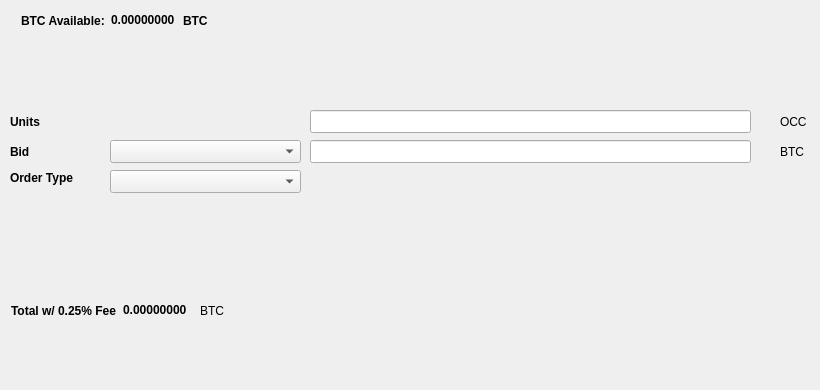
   <widget class="QWidget" name="BuyTab">
    <attribute name="title">
     <string>Buy</string>
    </attribute>
    <widget class="QtMaterialFlatButton" name="BuyOCC" native="true">
     <property name="geometry">
      <rect>
       <x>30</x>
       <y>330</y>
       <width>131</width>
       <height>23</height>
      </rect>
     </property>
     <property name="text" stdset="0">
      <string>Buy OCC</string>
     </property>
     <property name="icon" stdset="0">
      <iconset resource="../onecommas.qrc">
       <normaloff>:/icons/bitcoin</normaloff>:/icons/bitcoin</iconset>
     </property>
    </widget>
    <widget class="QLabel" name="label_3">
     <property name="geometry">
      <rect>
       <x>10</x>
       <y>110</y>
       <width>46</width>
       <height>23</height>
      </rect>
     </property>
     <property name="font">
      <font>
       <weight>75</weight>
       <bold>true</bold>
      </font>
     </property>
     <property name="text">
      <string>Units</string>
     </property>
    </widget>
    <widget class="QLineEdit" name="UnitsInput">
     <property name="geometry">
      <rect>
       <x>310</x>
       <y>110</y>
       <width>441</width>
       <height>23</height>
      </rect>
     </property>
     <property name="font">
      <font>
       <pointsize>9</pointsize>
       <weight>75</weight>
       <bold>true</bold>
      </font>
     </property>
    </widget>
    <widget class="QLineEdit" name="BuyBidPriceEdit">
     <property name="geometry">
      <rect>
       <x>310</x>
       <y>140</y>
       <width>441</width>
       <height>23</height>
      </rect>
     </property>
     <property name="font">
      <font>
       <pointsize>9</pointsize>
       <weight>75</weight>
       <bold>true</bold>
      </font>
     </property>
    </widget>
    <widget class="QLabel" name="label_4">
     <property name="geometry">
      <rect>
       <x>780</x>
       <y>110</y>
       <width>31</width>
       <height>23</height>
      </rect>
     </property>
     <property name="text">
      <string>OCC</string>
     </property>
    </widget>
    <widget class="QLabel" name="label_5">
     <property name="geometry">
      <rect>
       <x>780</x>
       <y>140</y>
       <width>31</width>
       <height>23</height>
      </rect>
     </property>
     <property name="text">
      <string>BTC</string>
     </property>
    </widget>
    <widget class="QLabel" name="label_6">
     <property name="geometry">
      <rect>
       <x>10</x>
       <y>140</y>
       <width>46</width>
       <height>23</height>
      </rect>
     </property>
     <property name="font">
      <font>
       <weight>75</weight>
       <bold>true</bold>
      </font>
     </property>
     <property name="text">
      <string>Bid</string>
     </property>
    </widget>
    <widget class="QLabel" name="label_7">
     <property name="geometry">
      <rect>
       <x>10</x>
       <y>170</y>
       <width>91</width>
       <height>16</height>
      </rect>
     </property>
     <property name="font">
      <font>
       <weight>75</weight>
       <bold>true</bold>
      </font>
     </property>
     <property name="text">
      <string>Order Type</string>
     </property>
    </widget>
    <widget class="QtMaterialFlatButton" name="Buy_Max_Amount" native="true">
     <property name="geometry">
      <rect>
       <x>110</x>
       <y>110</y>
       <width>191</width>
       <height>23</height>
      </rect>
     </property>
     <property name="font">
      <font>
       <pointsize>10</pointsize>
      </font>
     </property>
     <property name="text" stdset="0">
      <string>Max</string>
     </property>
    </widget>
    <widget class="QComboBox" name="BuyBidcomboBox">
     <property name="geometry">
      <rect>
       <x>110</x>
       <y>140</y>
       <width>191</width>
       <height>23</height>
      </rect>
     </property>
     <property name="font">
      <font>
       <pointsize>10</pointsize>
      </font>
     </property>
    </widget>
    <widget class="QComboBox" name="buyOrdertypeCombo">
     <property name="geometry">
      <rect>
       <x>110</x>
       <y>170</y>
       <width>191</width>
       <height>23</height>
      </rect>
     </property>
     <property name="font">
      <font>
       <pointsize>10</pointsize>
      </font>
     </property>
    </widget>
    <widget class="QWidget" name="layoutWidget1">
     <property name="geometry">
      <rect>
       <x>21</x>
       <y>11</y>
       <width>227</width>
       <height>19</height>
      </rect>
     </property>
     <layout class="QHBoxLayout" name="horizontalLayout_3">
      <item>
       <widget class="QLabel" name="label232">
        <property name="font">
         <font>
          <weight>75</weight>
          <bold>true</bold>
         </font>
        </property>
        <property name="text">
         <string>BTC Available:</string>
        </property>
       </widget>
      </item>
      <item>
       <widget class="QLabel" name="BtcAvailableLbl">
        <property name="palette">
         <palette>
          <active>
           <colorrole role="WindowText">
            <brush brushstyle="SolidPattern">
             <color alpha="255">
              <red>0</red>
              <green>0</green>
              <blue>0</blue>
             </color>
            </brush>
           </colorrole>
           <colorrole role="Button">
            <brush brushstyle="SolidPattern">
             <color alpha="255">
              <red>0</red>
              <green>170</green>
              <blue>0</blue>
             </color>
            </brush>
           </colorrole>
           <colorrole role="Light">
            <brush brushstyle="SolidPattern">
             <color alpha="255">
              <red>0</red>
              <green>255</green>
              <blue>0</blue>
             </color>
            </brush>
           </colorrole>
           <colorrole role="Midlight">
            <brush brushstyle="SolidPattern">
             <color alpha="255">
              <red>0</red>
              <green>212</green>
              <blue>0</blue>
             </color>
            </brush>
           </colorrole>
           <colorrole role="Dark">
            <brush brushstyle="SolidPattern">
             <color alpha="255">
              <red>0</red>
              <green>85</green>
              <blue>0</blue>
             </color>
            </brush>
           </colorrole>
           <colorrole role="Mid">
            <brush brushstyle="SolidPattern">
             <color alpha="255">
              <red>0</red>
              <green>113</green>
              <blue>0</blue>
             </color>
            </brush>
           </colorrole>
           <colorrole role="Text">
            <brush brushstyle="SolidPattern">
             <color alpha="255">
              <red>0</red>
              <green>170</green>
              <blue>0</blue>
             </color>
            </brush>
           </colorrole>
           <colorrole role="BrightText">
            <brush brushstyle="SolidPattern">
             <color alpha="255">
              <red>255</red>
              <green>255</green>
              <blue>255</blue>
             </color>
            </brush>
           </colorrole>
           <colorrole role="ButtonText">
            <brush brushstyle="SolidPattern">
             <color alpha="255">
              <red>0</red>
              <green>0</green>
              <blue>0</blue>
             </color>
            </brush>
           </colorrole>
           <colorrole role="Base">
            <brush brushstyle="SolidPattern">
             <color alpha="255">
              <red>255</red>
              <green>255</green>
              <blue>255</blue>
             </color>
            </brush>
           </colorrole>
           <colorrole role="Window">
            <brush brushstyle="SolidPattern">
             <color alpha="255">
              <red>0</red>
              <green>170</green>
              <blue>0</blue>
             </color>
            </brush>
           </colorrole>
           <colorrole role="Shadow">
            <brush brushstyle="SolidPattern">
             <color alpha="255">
              <red>0</red>
              <green>0</green>
              <blue>0</blue>
             </color>
            </brush>
           </colorrole>
           <colorrole role="AlternateBase">
            <brush brushstyle="SolidPattern">
             <color alpha="255">
              <red>127</red>
              <green>212</green>
              <blue>127</blue>
             </color>
            </brush>
           </colorrole>
           <colorrole role="ToolTipBase">
            <brush brushstyle="SolidPattern">
             <color alpha="255">
              <red>255</red>
              <green>255</green>
              <blue>220</blue>
             </color>
            </brush>
           </colorrole>
           <colorrole role="ToolTipText">
            <brush brushstyle="SolidPattern">
             <color alpha="255">
              <red>0</red>
              <green>0</green>
              <blue>0</blue>
             </color>
            </brush>
           </colorrole>
          </active>
          <inactive>
           <colorrole role="WindowText">
            <brush brushstyle="SolidPattern">
             <color alpha="255">
              <red>0</red>
              <green>0</green>
              <blue>0</blue>
             </color>
            </brush>
           </colorrole>
           <colorrole role="Button">
            <brush brushstyle="SolidPattern">
             <color alpha="255">
              <red>0</red>
              <green>170</green>
              <blue>0</blue>
             </color>
            </brush>
           </colorrole>
           <colorrole role="Light">
            <brush brushstyle="SolidPattern">
             <color alpha="255">
              <red>0</red>
              <green>255</green>
              <blue>0</blue>
             </color>
            </brush>
           </colorrole>
           <colorrole role="Midlight">
            <brush brushstyle="SolidPattern">
             <color alpha="255">
              <red>0</red>
              <green>212</green>
              <blue>0</blue>
             </color>
            </brush>
           </colorrole>
           <colorrole role="Dark">
            <brush brushstyle="SolidPattern">
             <color alpha="255">
              <red>0</red>
              <green>85</green>
              <blue>0</blue>
             </color>
            </brush>
           </colorrole>
           <colorrole role="Mid">
            <brush brushstyle="SolidPattern">
             <color alpha="255">
              <red>0</red>
              <green>113</green>
              <blue>0</blue>
             </color>
            </brush>
           </colorrole>
           <colorrole role="Text">
            <brush brushstyle="SolidPattern">
             <color alpha="255">
              <red>0</red>
              <green>170</green>
              <blue>0</blue>
             </color>
            </brush>
           </colorrole>
           <colorrole role="BrightText">
            <brush brushstyle="SolidPattern">
             <color alpha="255">
              <red>255</red>
              <green>255</green>
              <blue>255</blue>
             </color>
            </brush>
           </colorrole>
           <colorrole role="ButtonText">
            <brush brushstyle="SolidPattern">
             <color alpha="255">
              <red>0</red>
              <green>0</green>
              <blue>0</blue>
             </color>
            </brush>
           </colorrole>
           <colorrole role="Base">
            <brush brushstyle="SolidPattern">
             <color alpha="255">
              <red>255</red>
              <green>255</green>
              <blue>255</blue>
             </color>
            </brush>
           </colorrole>
           <colorrole role="Window">
            <brush brushstyle="SolidPattern">
             <color alpha="255">
              <red>0</red>
              <green>170</green>
              <blue>0</blue>
             </color>
            </brush>
           </colorrole>
           <colorrole role="Shadow">
            <brush brushstyle="SolidPattern">
             <color alpha="255">
              <red>0</red>
              <green>0</green>
              <blue>0</blue>
             </color>
            </brush>
           </colorrole>
           <colorrole role="AlternateBase">
            <brush brushstyle="SolidPattern">
             <color alpha="255">
              <red>127</red>
              <green>212</green>
              <blue>127</blue>
             </color>
            </brush>
           </colorrole>
           <colorrole role="ToolTipBase">
            <brush brushstyle="SolidPattern">
             <color alpha="255">
              <red>255</red>
              <green>255</green>
              <blue>220</blue>
             </color>
            </brush>
           </colorrole>
           <colorrole role="ToolTipText">
            <brush brushstyle="SolidPattern">
             <color alpha="255">
              <red>0</red>
              <green>0</green>
              <blue>0</blue>
             </color>
            </brush>
           </colorrole>
          </inactive>
          <disabled>
           <colorrole role="WindowText">
            <brush brushstyle="SolidPattern">
             <color alpha="255">
              <red>0</red>
              <green>85</green>
              <blue>0</blue>
             </color>
            </brush>
           </colorrole>
           <colorrole role="Button">
            <brush brushstyle="SolidPattern">
             <color alpha="255">
              <red>0</red>
              <green>170</green>
              <blue>0</blue>
             </color>
            </brush>
           </colorrole>
           <colorrole role="Light">
            <brush brushstyle="SolidPattern">
             <color alpha="255">
              <red>0</red>
              <green>255</green>
              <blue>0</blue>
             </color>
            </brush>
           </colorrole>
           <colorrole role="Midlight">
            <brush brushstyle="SolidPattern">
             <color alpha="255">
              <red>0</red>
              <green>212</green>
              <blue>0</blue>
             </color>
            </brush>
           </colorrole>
           <colorrole role="Dark">
            <brush brushstyle="SolidPattern">
             <color alpha="255">
              <red>0</red>
              <green>85</green>
              <blue>0</blue>
             </color>
            </brush>
           </colorrole>
           <colorrole role="Mid">
            <brush brushstyle="SolidPattern">
             <color alpha="255">
              <red>0</red>
              <green>113</green>
              <blue>0</blue>
             </color>
            </brush>
           </colorrole>
           <colorrole role="Text">
            <brush brushstyle="SolidPattern">
             <color alpha="255">
              <red>0</red>
              <green>85</green>
              <blue>0</blue>
             </color>
            </brush>
           </colorrole>
           <colorrole role="BrightText">
            <brush brushstyle="SolidPattern">
             <color alpha="255">
              <red>255</red>
              <green>255</green>
              <blue>255</blue>
             </color>
            </brush>
           </colorrole>
           <colorrole role="ButtonText">
            <brush brushstyle="SolidPattern">
             <color alpha="255">
              <red>0</red>
              <green>85</green>
              <blue>0</blue>
             </color>
            </brush>
           </colorrole>
           <colorrole role="Base">
            <brush brushstyle="SolidPattern">
             <color alpha="255">
              <red>0</red>
              <green>170</green>
              <blue>0</blue>
             </color>
            </brush>
           </colorrole>
           <colorrole role="Window">
            <brush brushstyle="SolidPattern">
             <color alpha="255">
              <red>0</red>
              <green>170</green>
              <blue>0</blue>
             </color>
            </brush>
           </colorrole>
           <colorrole role="Shadow">
            <brush brushstyle="SolidPattern">
             <color alpha="255">
              <red>0</red>
              <green>0</green>
              <blue>0</blue>
             </color>
            </brush>
           </colorrole>
           <colorrole role="AlternateBase">
            <brush brushstyle="SolidPattern">
             <color alpha="255">
              <red>0</red>
              <green>170</green>
              <blue>0</blue>
             </color>
            </brush>
           </colorrole>
           <colorrole role="ToolTipBase">
            <brush brushstyle="SolidPattern">
             <color alpha="255">
              <red>255</red>
              <green>255</green>
              <blue>220</blue>
             </color>
            </brush>
           </colorrole>
           <colorrole role="ToolTipText">
            <brush brushstyle="SolidPattern">
             <color alpha="255">
              <red>0</red>
              <green>0</green>
              <blue>0</blue>
             </color>
            </brush>
           </colorrole>
          </disabled>
         </palette>
        </property>
        <property name="font">
         <font>
          <weight>75</weight>
          <bold>true</bold>
         </font>
        </property>
        <property name="text">
         <string>0.00000000</string>
        </property>
        <property name="textInteractionFlags">
         <set>Qt::LinksAccessibleByMouse|Qt::TextSelectableByKeyboard|Qt::TextSelectableByMouse</set>
        </property>
       </widget>
      </item>
      <item>
       <widget class="QLabel" name="BtcAvailableLbl_2">
        <property name="font">
         <font>
          <weight>75</weight>
          <bold>true</bold>
         </font>
        </property>
        <property name="text">
         <string>BTC</string>
        </property>
       </widget>
      </item>
     </layout>
    </widget>
    <widget class="QWidget" name="layoutWidge2">
     <property name="geometry">
      <rect>
       <x>11</x>
       <y>301</y>
       <width>259</width>
       <height>19</height>
      </rect>
     </property>
     <layout class="QHBoxLayout" name="horizontalLayout_4">
      <item>
       <widget class="QLabel" name="label_9">
        <property name="font">
         <font>
          <weight>75</weight>
          <bold>true</bold>
         </font>
        </property>
        <property name="text">
         <string>Total w/ 0.25% Fee</string>
        </property>
       </widget>
      </item>
      <item>
       <widget class="QLabel" name="BuyCostLabel">
        <property name="palette">
         <palette>
          <active>
           <colorrole role="WindowText">
            <brush brushstyle="SolidPattern">
             <color alpha="255">
              <red>0</red>
              <green>0</green>
              <blue>0</blue>
             </color>
            </brush>
           </colorrole>
           <colorrole role="Button">
            <brush brushstyle="SolidPattern">
             <color alpha="255">
              <red>0</red>
              <green>170</green>
              <blue>0</blue>
             </color>
            </brush>
           </colorrole>
           <colorrole role="Light">
            <brush brushstyle="SolidPattern">
             <color alpha="255">
              <red>0</red>
              <green>255</green>
              <blue>0</blue>
             </color>
            </brush>
           </colorrole>
           <colorrole role="Midlight">
            <brush brushstyle="SolidPattern">
             <color alpha="255">
              <red>0</red>
              <green>212</green>
              <blue>0</blue>
             </color>
            </brush>
           </colorrole>
           <colorrole role="Dark">
            <brush brushstyle="SolidPattern">
             <color alpha="255">
              <red>0</red>
              <green>85</green>
              <blue>0</blue>
             </color>
            </brush>
           </colorrole>
           <colorrole role="Mid">
            <brush brushstyle="SolidPattern">
             <color alpha="255">
              <red>0</red>
              <green>113</green>
              <blue>0</blue>
             </color>
            </brush>
           </colorrole>
           <colorrole role="Text">
            <brush brushstyle="SolidPattern">
             <color alpha="255">
              <red>0</red>
              <green>170</green>
              <blue>0</blue>
             </color>
            </brush>
           </colorrole>
           <colorrole role="BrightText">
            <brush brushstyle="SolidPattern">
             <color alpha="255">
              <red>255</red>
              <green>255</green>
              <blue>255</blue>
             </color>
            </brush>
           </colorrole>
           <colorrole role="ButtonText">
            <brush brushstyle="SolidPattern">
             <color alpha="255">
              <red>0</red>
              <green>0</green>
              <blue>0</blue>
             </color>
            </brush>
           </colorrole>
           <colorrole role="Base">
            <brush brushstyle="SolidPattern">
             <color alpha="255">
              <red>255</red>
              <green>255</green>
              <blue>255</blue>
             </color>
            </brush>
           </colorrole>
           <colorrole role="Window">
            <brush brushstyle="SolidPattern">
             <color alpha="255">
              <red>0</red>
              <green>170</green>
              <blue>0</blue>
             </color>
            </brush>
           </colorrole>
           <colorrole role="Shadow">
            <brush brushstyle="SolidPattern">
             <color alpha="255">
              <red>0</red>
              <green>0</green>
              <blue>0</blue>
             </color>
            </brush>
           </colorrole>
           <colorrole role="AlternateBase">
            <brush brushstyle="SolidPattern">
             <color alpha="255">
              <red>127</red>
              <green>212</green>
              <blue>127</blue>
             </color>
            </brush>
           </colorrole>
           <colorrole role="ToolTipBase">
            <brush brushstyle="SolidPattern">
             <color alpha="255">
              <red>255</red>
              <green>255</green>
              <blue>220</blue>
             </color>
            </brush>
           </colorrole>
           <colorrole role="ToolTipText">
            <brush brushstyle="SolidPattern">
             <color alpha="255">
              <red>0</red>
              <green>0</green>
              <blue>0</blue>
             </color>
            </brush>
           </colorrole>
          </active>
          <inactive>
           <colorrole role="WindowText">
            <brush brushstyle="SolidPattern">
             <color alpha="255">
              <red>0</red>
              <green>0</green>
              <blue>0</blue>
             </color>
            </brush>
           </colorrole>
           <colorrole role="Button">
            <brush brushstyle="SolidPattern">
             <color alpha="255">
              <red>0</red>
              <green>170</green>
              <blue>0</blue>
             </color>
            </brush>
           </colorrole>
           <colorrole role="Light">
            <brush brushstyle="SolidPattern">
             <color alpha="255">
              <red>0</red>
              <green>255</green>
              <blue>0</blue>
             </color>
            </brush>
           </colorrole>
           <colorrole role="Midlight">
            <brush brushstyle="SolidPattern">
             <color alpha="255">
              <red>0</red>
              <green>212</green>
              <blue>0</blue>
             </color>
            </brush>
           </colorrole>
           <colorrole role="Dark">
            <brush brushstyle="SolidPattern">
             <color alpha="255">
              <red>0</red>
              <green>85</green>
              <blue>0</blue>
             </color>
            </brush>
           </colorrole>
           <colorrole role="Mid">
            <brush brushstyle="SolidPattern">
             <color alpha="255">
              <red>0</red>
              <green>113</green>
              <blue>0</blue>
             </color>
            </brush>
           </colorrole>
           <colorrole role="Text">
            <brush brushstyle="SolidPattern">
             <color alpha="255">
              <red>0</red>
              <green>170</green>
              <blue>0</blue>
             </color>
            </brush>
           </colorrole>
           <colorrole role="BrightText">
            <brush brushstyle="SolidPattern">
             <color alpha="255">
              <red>255</red>
              <green>255</green>
              <blue>255</blue>
             </color>
            </brush>
           </colorrole>
           <colorrole role="ButtonText">
            <brush brushstyle="SolidPattern">
             <color alpha="255">
              <red>0</red>
              <green>0</green>
              <blue>0</blue>
             </color>
            </brush>
           </colorrole>
           <colorrole role="Base">
            <brush brushstyle="SolidPattern">
             <color alpha="255">
              <red>255</red>
              <green>255</green>
              <blue>255</blue>
             </color>
            </brush>
           </colorrole>
           <colorrole role="Window">
            <brush brushstyle="SolidPattern">
             <color alpha="255">
              <red>0</red>
              <green>170</green>
              <blue>0</blue>
             </color>
            </brush>
           </colorrole>
           <colorrole role="Shadow">
            <brush brushstyle="SolidPattern">
             <color alpha="255">
              <red>0</red>
              <green>0</green>
              <blue>0</blue>
             </color>
            </brush>
           </colorrole>
           <colorrole role="AlternateBase">
            <brush brushstyle="SolidPattern">
             <color alpha="255">
              <red>127</red>
              <green>212</green>
              <blue>127</blue>
             </color>
            </brush>
           </colorrole>
           <colorrole role="ToolTipBase">
            <brush brushstyle="SolidPattern">
             <color alpha="255">
              <red>255</red>
              <green>255</green>
              <blue>220</blue>
             </color>
            </brush>
           </colorrole>
           <colorrole role="ToolTipText">
            <brush brushstyle="SolidPattern">
             <color alpha="255">
              <red>0</red>
              <green>0</green>
              <blue>0</blue>
             </color>
            </brush>
           </colorrole>
          </inactive>
          <disabled>
           <colorrole role="WindowText">
            <brush brushstyle="SolidPattern">
             <color alpha="255">
              <red>0</red>
              <green>85</green>
              <blue>0</blue>
             </color>
            </brush>
           </colorrole>
           <colorrole role="Button">
            <brush brushstyle="SolidPattern">
             <color alpha="255">
              <red>0</red>
              <green>170</green>
              <blue>0</blue>
             </color>
            </brush>
           </colorrole>
           <colorrole role="Light">
            <brush brushstyle="SolidPattern">
             <color alpha="255">
              <red>0</red>
              <green>255</green>
              <blue>0</blue>
             </color>
            </brush>
           </colorrole>
           <colorrole role="Midlight">
            <brush brushstyle="SolidPattern">
             <color alpha="255">
              <red>0</red>
              <green>212</green>
              <blue>0</blue>
             </color>
            </brush>
           </colorrole>
           <colorrole role="Dark">
            <brush brushstyle="SolidPattern">
             <color alpha="255">
              <red>0</red>
              <green>85</green>
              <blue>0</blue>
             </color>
            </brush>
           </colorrole>
           <colorrole role="Mid">
            <brush brushstyle="SolidPattern">
             <color alpha="255">
              <red>0</red>
              <green>113</green>
              <blue>0</blue>
             </color>
            </brush>
           </colorrole>
           <colorrole role="Text">
            <brush brushstyle="SolidPattern">
             <color alpha="255">
              <red>0</red>
              <green>85</green>
              <blue>0</blue>
             </color>
            </brush>
           </colorrole>
           <colorrole role="BrightText">
            <brush brushstyle="SolidPattern">
             <color alpha="255">
              <red>255</red>
              <green>255</green>
              <blue>255</blue>
             </color>
            </brush>
           </colorrole>
           <colorrole role="ButtonText">
            <brush brushstyle="SolidPattern">
             <color alpha="255">
              <red>0</red>
              <green>85</green>
              <blue>0</blue>
             </color>
            </brush>
           </colorrole>
           <colorrole role="Base">
            <brush brushstyle="SolidPattern">
             <color alpha="255">
              <red>0</red>
              <green>170</green>
              <blue>0</blue>
             </color>
            </brush>
           </colorrole>
           <colorrole role="Window">
            <brush brushstyle="SolidPattern">
             <color alpha="255">
              <red>0</red>
              <green>170</green>
              <blue>0</blue>
             </color>
            </brush>
           </colorrole>
           <colorrole role="Shadow">
            <brush brushstyle="SolidPattern">
             <color alpha="255">
              <red>0</red>
              <green>0</green>
              <blue>0</blue>
             </color>
            </brush>
           </colorrole>
           <colorrole role="AlternateBase">
            <brush brushstyle="SolidPattern">
             <color alpha="255">
              <red>0</red>
              <green>170</green>
              <blue>0</blue>
             </color>
            </brush>
           </colorrole>
           <colorrole role="ToolTipBase">
            <brush brushstyle="SolidPattern">
             <color alpha="255">
              <red>255</red>
              <green>255</green>
              <blue>220</blue>
             </color>
            </brush>
           </colorrole>
           <colorrole role="ToolTipText">
            <brush brushstyle="SolidPattern">
             <color alpha="255">
              <red>0</red>
              <green>0</green>
              <blue>0</blue>
             </color>
            </brush>
           </colorrole>
          </disabled>
         </palette>
        </property>
        <property name="font">
         <font>
          <weight>75</weight>
          <bold>true</bold>
         </font>
        </property>
        <property name="autoFillBackground">
         <bool>false</bool>
        </property>
        <property name="text">
         <string>0.00000000</string>
        </property>
        <property name="textInteractionFlags">
         <set>Qt::LinksAccessibleByMouse|Qt::TextSelectableByMouse</set>
        </property>
       </widget>
      </item>
      <item>
       <widget class="QLabel" name="label_10">
        <property name="font">
         <font>
          <weight>50</weight>
          <bold>false</bold>
         </font>
        </property>
        <property name="text">
         <string>BTC</string>
        </property>
       </widget>
      </item>
     </layout>
    </widget>
    <widget class="QLabel" name="label_24">
     <property name="geometry">
      <rect>
       <x>460</x>
       <y>300</y>
       <width>281</width>
       <height>81</height>
      </rect>
     </property>
     <property name="text">
      <string/>
     </property>
     <property name="pixmap">
      <pixmap>:/images/bittrex</pixmap>
     </property>
    </widget>
   </widget>
